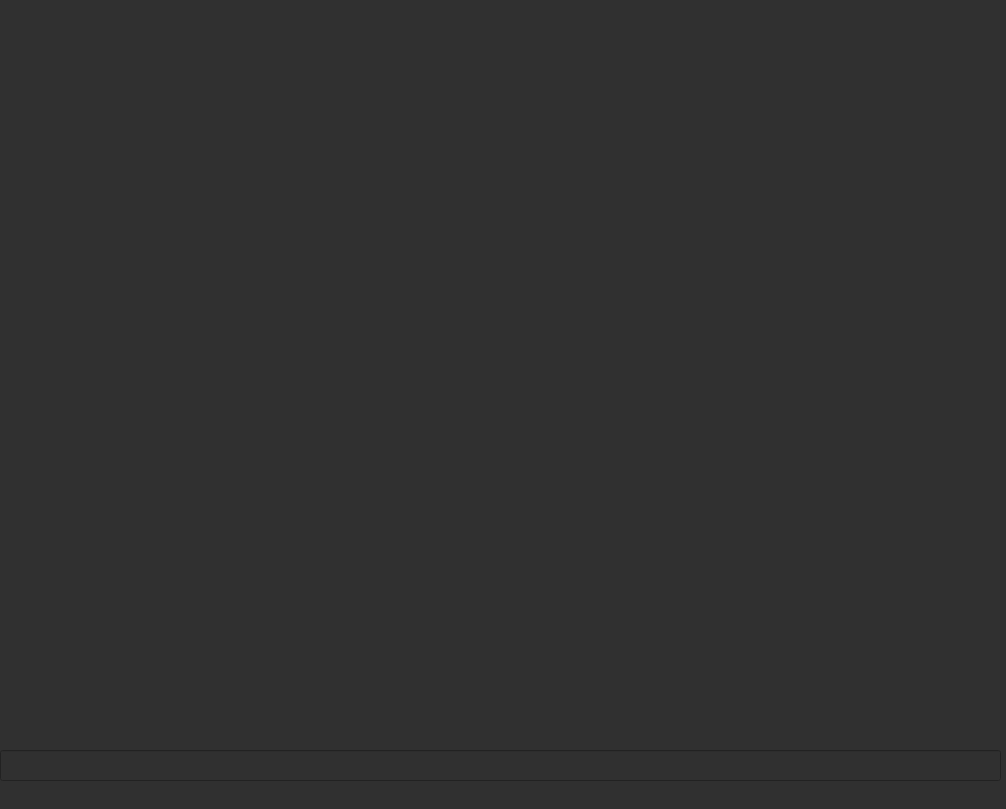
<?xml version="1.0" encoding="UTF-8"?>
<ui version="4.0">
 <class>MainWindow</class>
 <widget class="QMainWindow" name="MainWindow">
  <property name="geometry">
   <rect>
    <x>0</x>
    <y>0</y>
    <width>1006</width>
    <height>809</height>
   </rect>
  </property>
  <property name="windowTitle">
   <string>MainWindow</string>
  </property>
  <property name="styleSheet">
   <string notr="true">background-color: #303030;
color: #DDDDDD;
</string>
  </property>
  <widget class="QWidget" name="centralwidget">
   <property name="styleSheet">
    <string notr="true"/>
   </property>
   <widget class="QWidget" name="gridLayoutWidget">
    <property name="geometry">
     <rect>
      <x>0</x>
      <y>0</y>
      <width>1001</width>
      <height>741</height>
     </rect>
    </property>
    <layout class="QGridLayout" name="mainWindowsLayout" rowstretch="0,0,0" columnstretch="0,0,0">
     <item row="1" column="2">
      <layout class="QFormLayout" name="w6"/>
     </item>
     <item row="2" column="1">
      <layout class="QFormLayout" name="w8"/>
     </item>
     <item row="0" column="2">
      <layout class="QFormLayout" name="w3"/>
     </item>
     <item row="2" column="2">
      <layout class="QFormLayout" name="w9"/>
     </item>
     <item row="0" column="1">
      <layout class="QFormLayout" name="w2"/>
     </item>
     <item row="1" column="1">
      <layout class="QFormLayout" name="w5"/>
     </item>
     <item row="0" column="0">
      <layout class="QFormLayout" name="w1"/>
     </item>
     <item row="1" column="0">
      <layout class="QFormLayout" name="w4"/>
     </item>
     <item row="2" column="0">
      <layout class="QFormLayout" name="w7"/>
     </item>
    </layout>
   </widget>
   <widget class="QLineEdit" name="commandLine">
    <property name="geometry">
     <rect>
      <x>0</x>
      <y>750</y>
      <width>1001</width>
      <height>31</height>
     </rect>
    </property>
    <property name="styleSheet">
     <string notr="true"/>
    </property>
   </widget>
  </widget>
  <widget class="QMenuBar" name="menubar">
   <property name="geometry">
    <rect>
     <x>0</x>
     <y>0</y>
     <width>1006</width>
     <height>26</height>
    </rect>
   </property>
  </widget>
  <widget class="QStatusBar" name="statusbar"/>
 </widget>
 <resources/>
 <connections/>
</ui>
